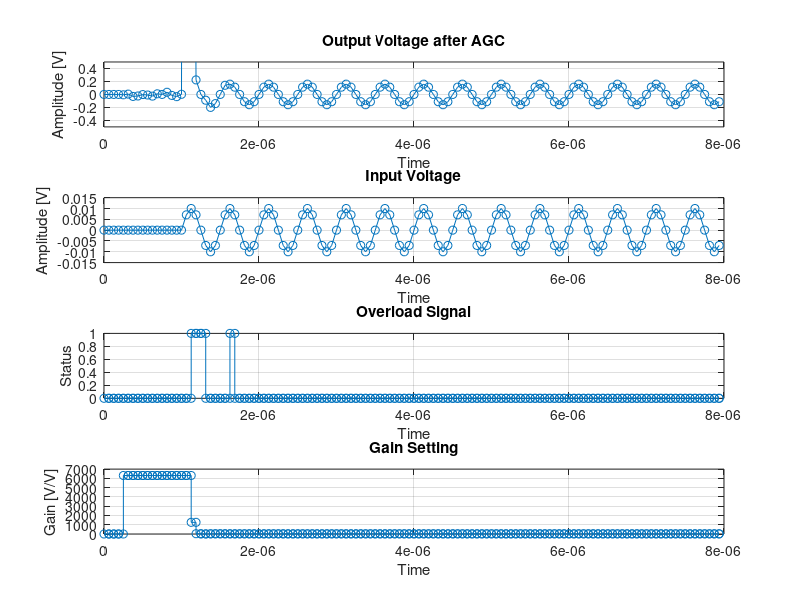

Write MATLAB code to recreate this figure.
close all
clear all
clc

rng('shuffle');

% Set the incoming amplitude and frequency
%amplitude = 200e-6;
%amplitude = 0.005;
amplitude = 0.01;
f = 2e6;

% Sampling frequency
Fs = 16e6;

% Max gain (76dB) and threshold that toggles overload signal
%max_gain = 6300;
threshold = 50e-3;

% Number of time points and time vector, ambitiously using BLE standard
N = 128;
dT = 1/Fs;
t = 0:dT:(N-1)*dT;
tt = 1:N;
% Generate some white noise to add to the signal
noise_power = (1e-9)^2 * (Fs/2);
noise = sqrt(noise_power) * randn(1,N);


% Generate input signal with noise
vin = amplitude * sin(2*pi*f*t) + noise;
%vin = amplitude * sin(2*pi*f*t);

vin = [noise(1:N/8), vin(1:7*N/8)];

% Keep track of gain setting at every timestep, start at the max
%gain = max_gain*ones(1,N);
gain = zeros(1,N);

% Initialize some signals
vin_amplified = zeros(1,N);
overload = zeros(1,N);

gain_array = zeros(N,6);
gain_array(1,:) = [1 0 0 1 1 0];
gain_array(2,:) = [1 0 0 1 1 0];
gain_array(3,:) = [1 0 0 1 1 0];
gain_array(4,:) = [1 0 0 1 1 0];
gain_array(5,:) = [1 0 0 1 1 0];

i = 1;
counter = 16;

for ii = 5:N
    if i < 7
        if vin_amplified(ii-1) > threshold
            overload(ii) = 1;
        else
            overload(ii) = 0;
        end
        
        switch overload(ii)
            case(1)
                if isequal(gain_array(ii-1,:), [1 0 0 1 1 0])
                    %Weird special case
                    gain_array(ii,:) = [0 1 1 1 1 1];
                    i = 2;
                else
                    %Copy over last gain settings
                    gain_array(ii,:) = gain_array(ii-1,:);
                    %Turn down next most significant bit
                    gain_array(ii,i) = 0;
                    %Decrease bit count
                    i = i + 1;
                end
                %counter = 6;
            case(0)
                if (overload(ii-1) == 1 || overload(ii-2) == 1 || counter == 0)
                    if isequal(gain_array(ii-1,:), [0 1 1 1 1 1])
                        gain_array(ii,:) = [1 0 0 0 1 1];
                        i = 5;
                    else
                        %Copy over last gain settings
                        gain_array(ii,:) = gain_array(ii-1,:);
                        %Turn back last turned down value
                        gain_array(ii,i-1) = 1;
                        %Turn down current value
                        gain_array(ii,i) = 0;
                        %Decrease bit count
                        i = i + 1;
                    end
                    %counter = 6;
                else
                    %counter = counter - 1;
                    gain_array(ii,:) = gain_array(ii-1,:);
                end
            otherwise
                warning('Wat.');
        end
        decimal_gain = 2*bi2de(gain_array(ii,:),'left-msb');
        %Enable following 2 lines to give error margins to dB gain
        %error_range = 1;
        %decimal_gain = decimal_gain - error_range + rand(1) * (2 * error_range);
        
        gain(ii) = db2mag(decimal_gain);
    else
        %This doesn't contribute, just makes sure the entire vector is
        %filled
        gain(ii) = gain(ii-1);
    end
    vin_amplified(ii) = gain(ii) * vin(ii);
end

%Plots
figure;subplot(411);
set(gca, 'Fontsize', 16)
plot(t, vin_amplified, '-o')
ylim([-0.5, 0.5])
title('Output Voltage after AGC')
xlabel('Time')
ylabel('Amplitude [V]')
grid on

subplot(412);
set(gca, 'Fontsize', 16)
plot(t, vin, '-o')
title('Input Voltage')
xlabel('Time')
ylabel('Amplitude [V]')
grid on

subplot(413);
set(gca, 'Fontsize', 16)
stairs(t, overload, '-o')
title('Overload Signal')
xlabel('Time')
ylabel('Status')
grid on

subplot(414);
set(gca, 'Fontsize', 16)
stairs(t, gain, '-o')
title('Gain Setting')
xlabel('Time')
ylabel('Gain [V/V]')
grid on
